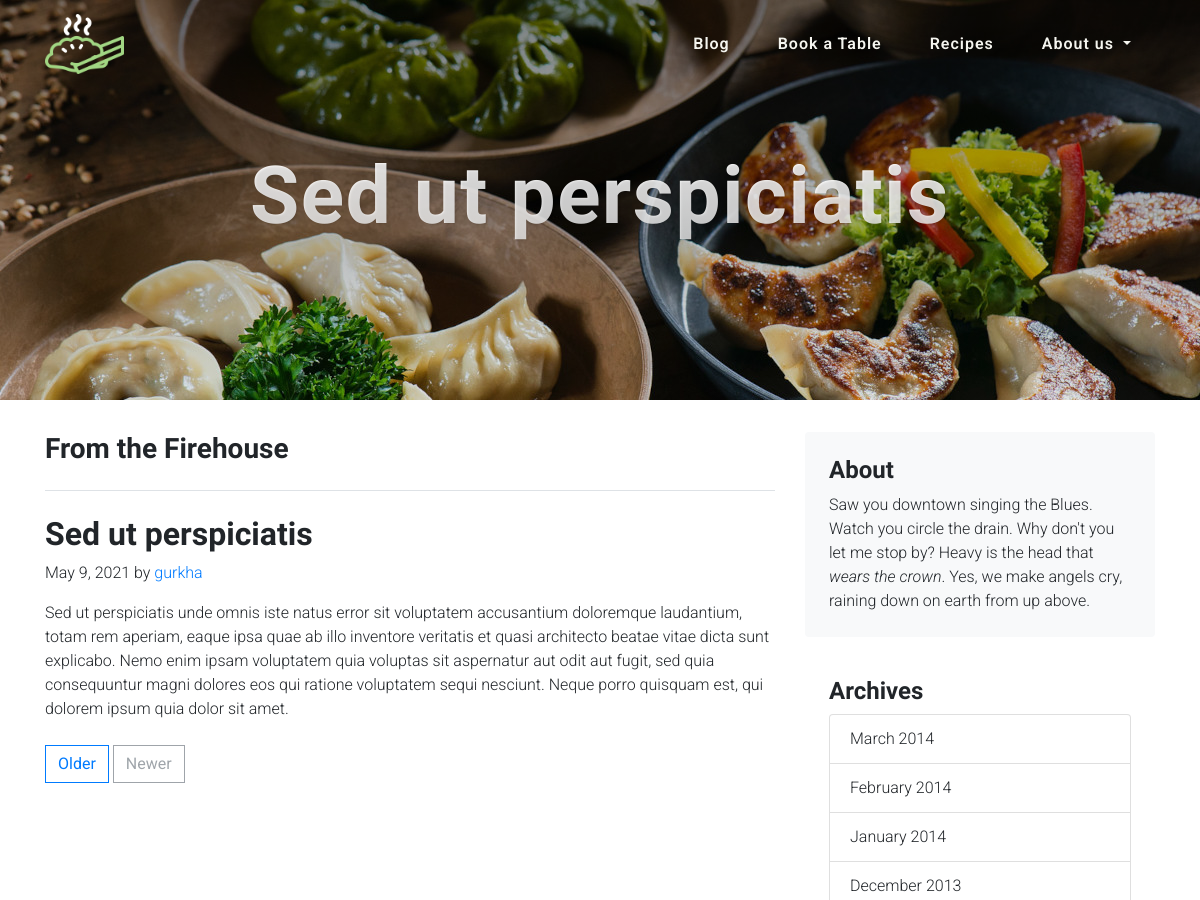
The app's page /recipe/d8e7ab99-8c14-40c3-98cd-53cb664e50a7/ (upper part), older data.
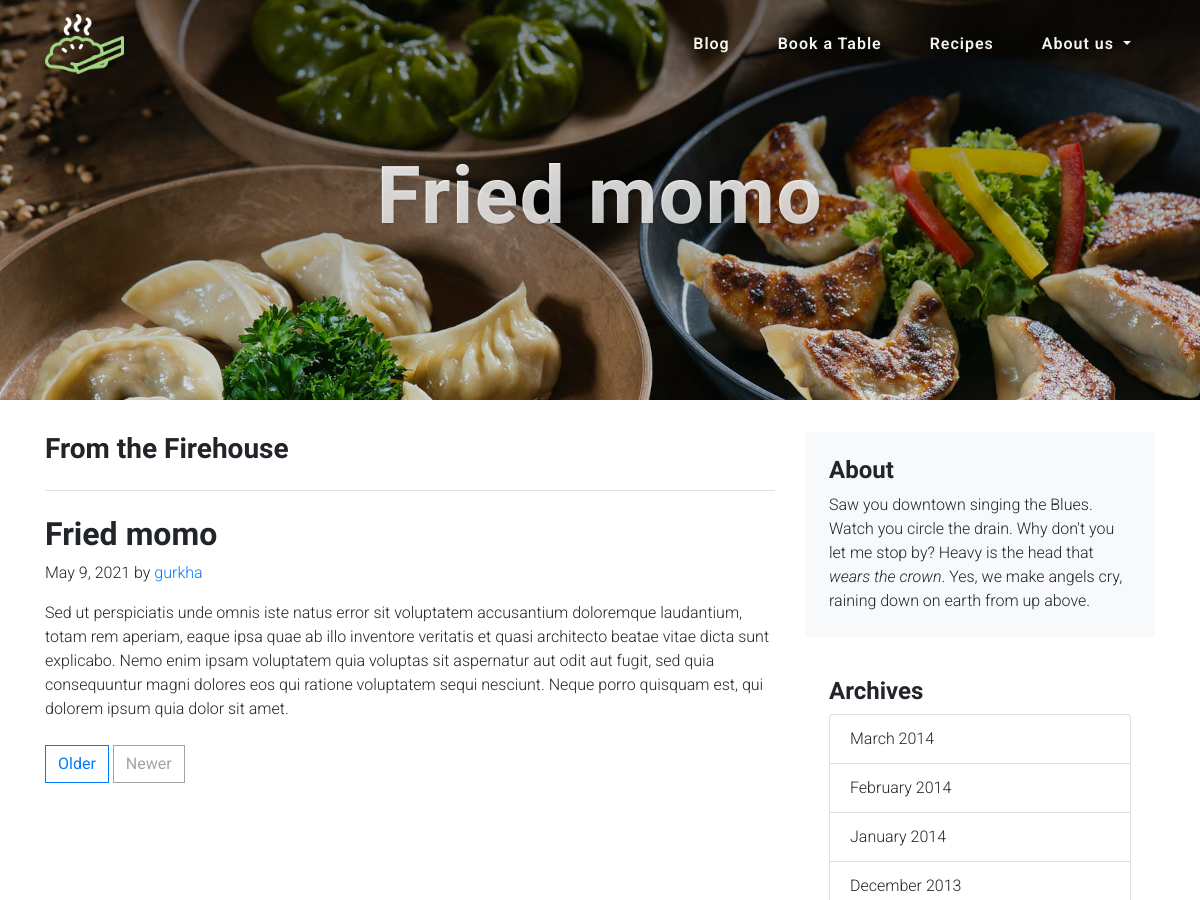
The same page, newer data.
### recipes/models.py (models this page shows, shortened)
class Recipe(models.Model):
    CATEGORY = (
        ('WS', 'Western'),
        ('TB', 'Tibetan'),
        ('NP', 'Nepalese')
    )
    id = models.UUIDField(primary_key=True, default=uuid.uuid4, editable=False)
    title = models.CharField(max_length=100)
    excerpt = models.TextField(max_length=200, blank=True)
    content = models.TextField(blank=True)
    image = models.ImageField(upload_to='', default='default.png', blank=True)
    create_by = models.ForeignKey(get_user_model(), on_delete=models.CASCADE)
    create_date = models.DateField(auto_now_add=True)

### recipes/views.py (the view)
# urls.py: path('/<uuid:pk>/', RecipeDetailView.as_view(), name='recipe_detail'),
class RecipeDetailView(DetailView):
    model = Recipe
    template_name = 'recipes/detail.html'
    context_object_name = 'recipe'

### recipes/templates/recipes/detail.html (shortened to what this page needs)
{% extends 'base.html' %}
{% load static %}
{% block content %}
    <header class="master-head common-master-head">
        <div class="container d-flex h-100 align-items-center">
            <div class="mx-auto text-center">
                <h1>{{ recipe.title }}</h1>
            </div>
        </div>
    </header>
    <div class="container py-4">
        <div class="row py-2">
            <div class="col-md-8">
                <h3 class="pb-4 mb-4 fst-italic border-bottom">
                    From the Firehouse
                </h3>
                <article class="blog-recipe mb-4">
                    <h2 class="blog-recipe-title">{{ recipe.title }}</h2>
                    <p class="blog-recipe-meta">
                        {{ recipe.create_date }} by <a href="#">{{ recipe.create_by }}</a>
                    </p>
                    <div class="content">
                        {{ recipe.content }}
                    </div>
                </article>
                <nav aria-label="Pagination" class="blog-pagination">
                    <a class="btn btn-outline-primary" href="#">Older</a>
                    <a aria-disabled="true" class="btn btn-outline-secondary disabled" href="#" tabindex="-1">Newer</a>
                </nav>
            </div>
            <div class="col-md-4">
                <div class="p-4 mb-3 bg-light rounded">
                    <h4 class="fst-italic">About</h4>
                    <p class="mb-0">Saw you downtown singing the Blues. Watch you circle the drain. Why don't you let me
                        stop
                        by? Heavy is the head that <em>wears the crown</em>. Yes, we make angels cry, raining down on
                        earth
                        from
                        up above.</p>
                </div>
                <div class="p-4">
                    <h4 class="fst-italic">Archives</h4>
                    <ul class="list-group">
                        <li class="list-group-item">March 2014</li>
                        <li class="list-group-item">February 2014</li>
                        <li class="list-group-item">January 2014</li>
                        <li class="list-group-item">December 2013</li>
                    </ul>
                </div>
            </div>
        </div>
    </div>
{% endblock %}

Row changes from the older to the newer data that the page shows:
changed Recipe "gurkha": title "Sed ut perspiciatis" → "Fried momo"
